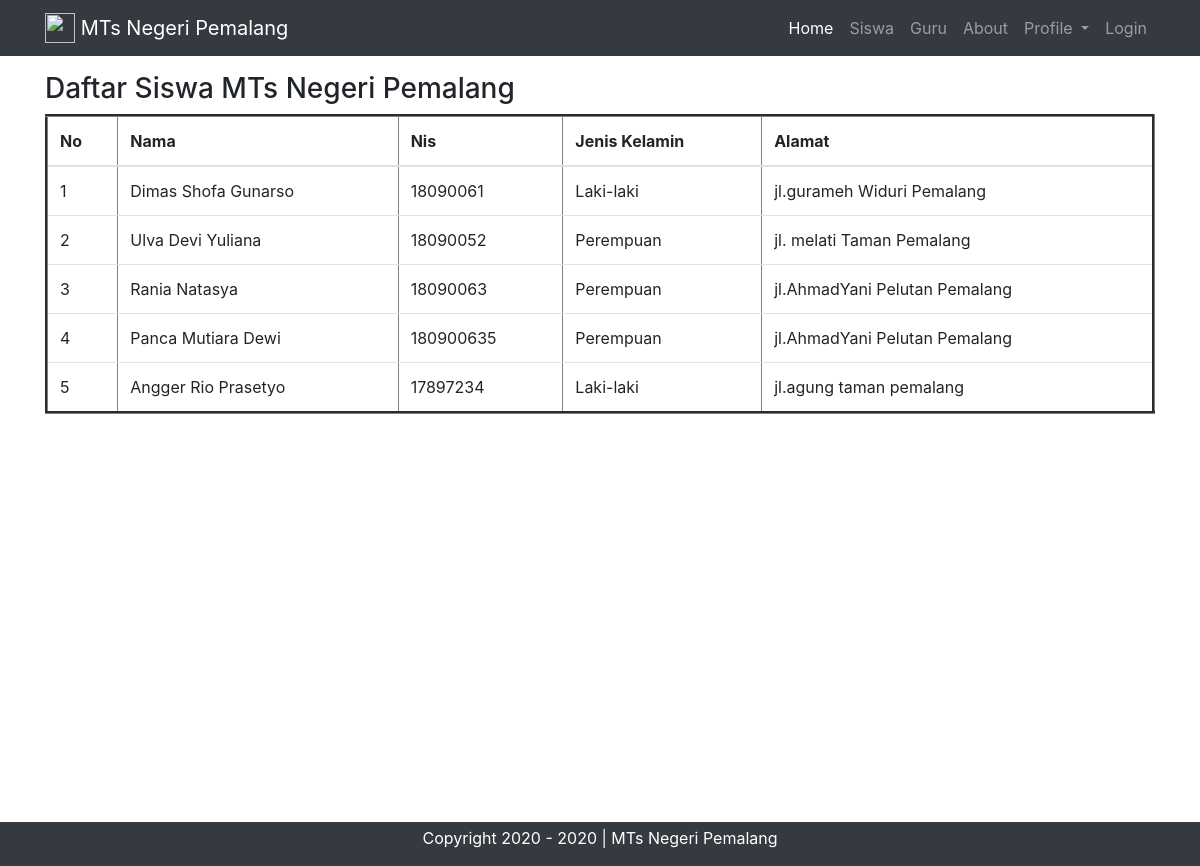
/index.php/siswa, run on the app's committed database.
### tables this page shows
CREATE TABLE `tsiswa` (
  `id` int(11) NOT NULL,
  `nama` varchar(100) NOT NULL,
  `nis` varchar(100) NOT NULL,
  `jeniskelamin` varchar(100) NOT NULL,
  `alamat` varchar(100) NOT NULL
);

### application/controllers/Siswa.php (called while the page is built, shortened)
<?php
class Siswa extends CI_Controller
{
    public function __construct()
    {
        $this->load->model('Siswa_model');
        $this->load->library('form_validation');
    }
    public function index()
    {
        $data['judul'] = 'Daftar Siswa';
        $data['SISWA'] = $this->Siswa_model->getAllSiswa();
        $this->load->view('templates/header', $data);
        $this->load->view('siswa/index');
        $this->load->view('templates/footer');
    }
}

### index.php (called while the page is built, shortened)
<?php
require_once BASEPATH.'core/CodeIgniter.php';

### application/models/Siswa_model.php (called while the page is built, shortened)
<?php
class Siswa_model extends CI_model
{
    public function getAllSiswa()
    {
        $query = $this->db->get('tsiswa');
        return $query->result_array();
    }
}

### application/views/siswa/index.php (the view, shortened to what this page needs)
<section>
    <div class="container">
        <div class="row mt-3">
            <div class="col md-6">
                <h3>Daftar Siswa MTs Negeri Pemalang</h3>
                <ul class="list-group">
                    <center>
                        <table class="table" border="3">
                            <thead>
                                <tr>
                                    <th>No</th>
                                    <th scope="col">Nama</th>
                                    <th scope="col">Nis</th>
                                    <th scope="col">Jenis Kelamin</th>
                                    <th scope="col">Alamat</th>
                                </tr>
                            </thead>
                            <tbody>
                                <?php
                                $no = 1;
                                foreach ($SISWA as $dimas) : ?>
                                    <tr>
                                        <td><?= $no++ ?></td>
                                        <td><?= $dimas['nama']; ?></td>
                                        <td><?= $dimas['nis']; ?></td>
                                        <td><?= $dimas['jeniskelamin']; ?></td>
                                        <td><?= $dimas['alamat']; ?></td>
                                    </tr>
                                <?php endforeach ?>
                            </tbody>
                        </table>
                    </center>
                </ul>
            </div>
        </div>
    </div>
</section>

### application/views/siswa/index.php (style rules this page uses)
section { min-height: 750px; }

### data on the page
tsiswa: nama "Dimas Shofa Gunarso", nis "18090061", jeniskelamin "Laki-laki", alamat "jl.gurameh Widuri Pemalang"
tsiswa: nama "Ulva Devi Yuliana", nis "18090052", jeniskelamin "Perempuan", alamat "jl. melati Taman Pemalang"
tsiswa: nama "Rania Natasya", nis "18090063", jeniskelamin "Perempuan", alamat "jl.AhmadYani Pelutan Pemalang"
tsiswa: nama "Panca Mutiara Dewi", nis "180900635", jeniskelamin "Perempuan", alamat "jl.AhmadYani Pelutan Pemalang"
tsiswa: nama "Angger Rio Prasetyo", nis "17897234", jeniskelamin "Laki-laki", alamat "jl.agung taman pemalang"
